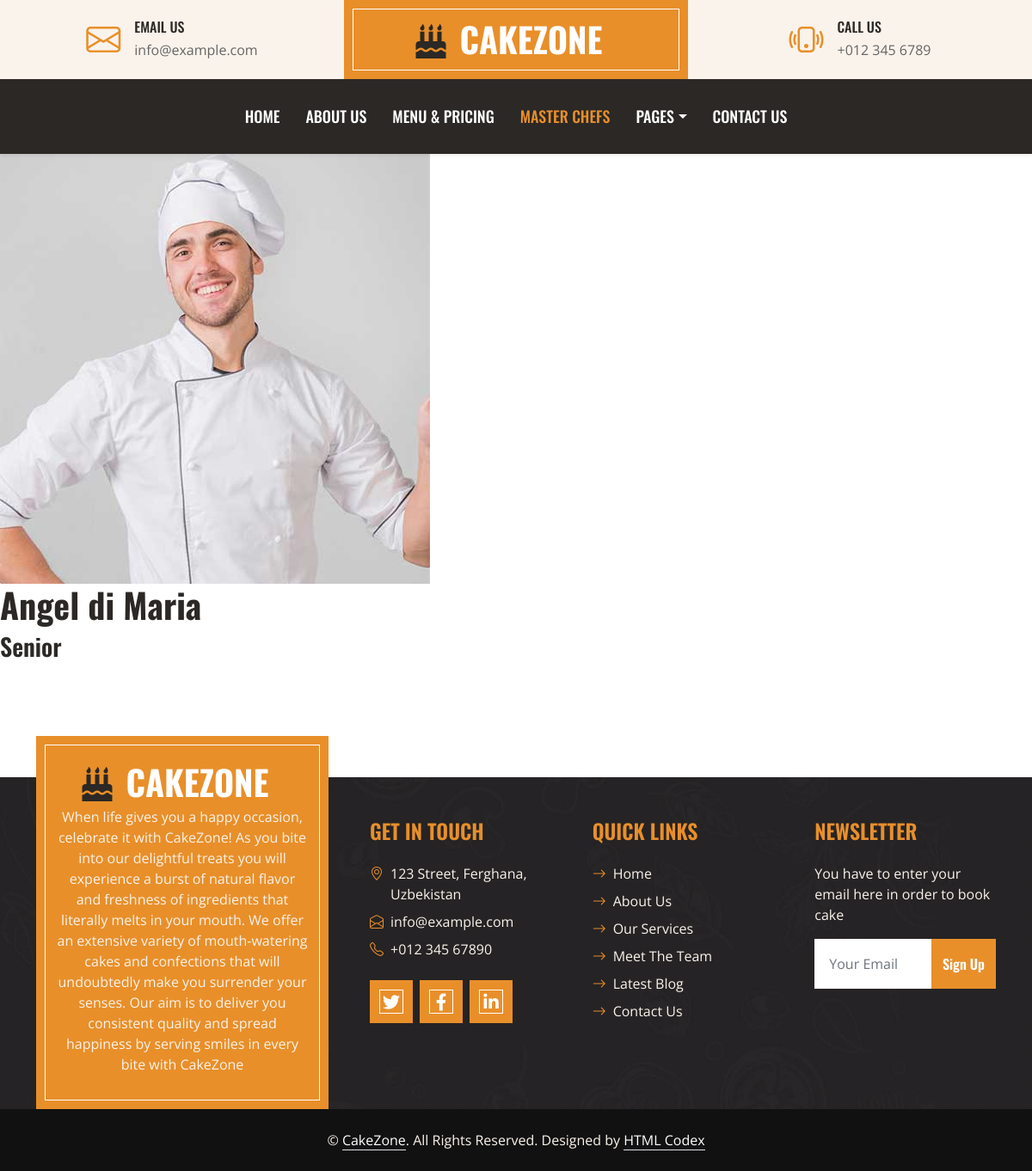
/team/angel-di-maria/, run on the app's committed database.
### logic/models.py (models this page shows, shortened)
class Team(models.Model):
    name = models.CharField(max_length=200)
    rank = models.CharField(max_length=200)
    img = models.ImageField(upload_to='team/img')
    slug = models.SlugField(max_length=200)

### logic/views.py (the view)
# urls.py: path('team/<slug:team>/', teamdetailview, name="teamdetail"),
def teamdetailview(request, team):
    team = get_object_or_404(Team, slug=team)
    context = {
        "team": team,
    }
    return render(request, "Team/teamdetail.html", context=context)

### templates/Team/teamdetail.html
{% extends 'base.html' %}
{% load static %}
{% block content %}
<img src="{{team.img.url}}">
<h1>{{team.name}}</h1>
<h3>{{team.rank}}</h3>
{% endblock content %}

### static/css/style.css (style rules this page uses)
:root { --primary: #E88F2A; --secondary: #FAF3EB; --light: #FFFFFF; --dark: #2B2825; }
h1, h2, .font-weight-bold { font-weight: 700 !important; }
h3, h4, .font-weight-semi-bold { font-weight: 600 !important; }

### data on the page
Team: img (picture), name "Angel di Maria", rank "Senior"
